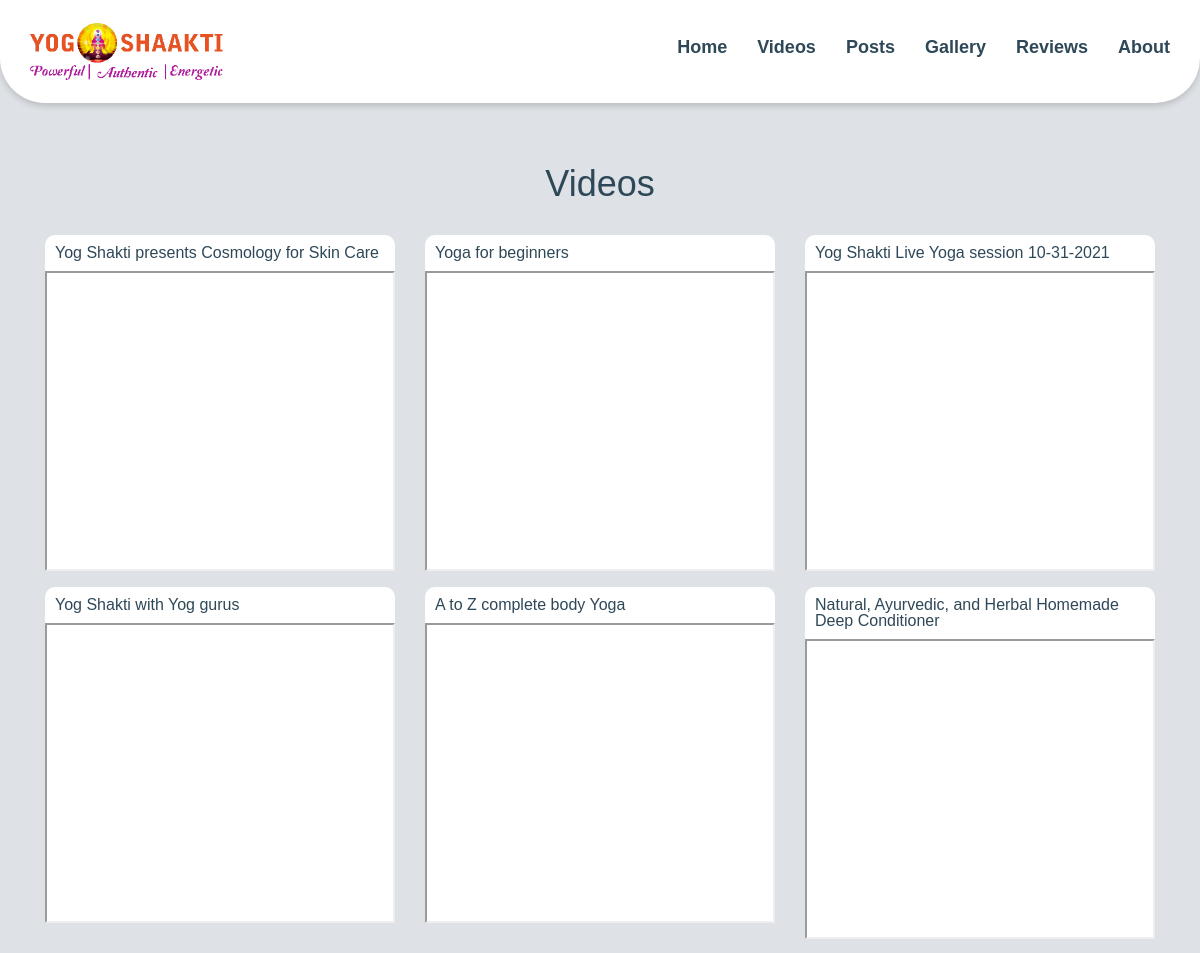
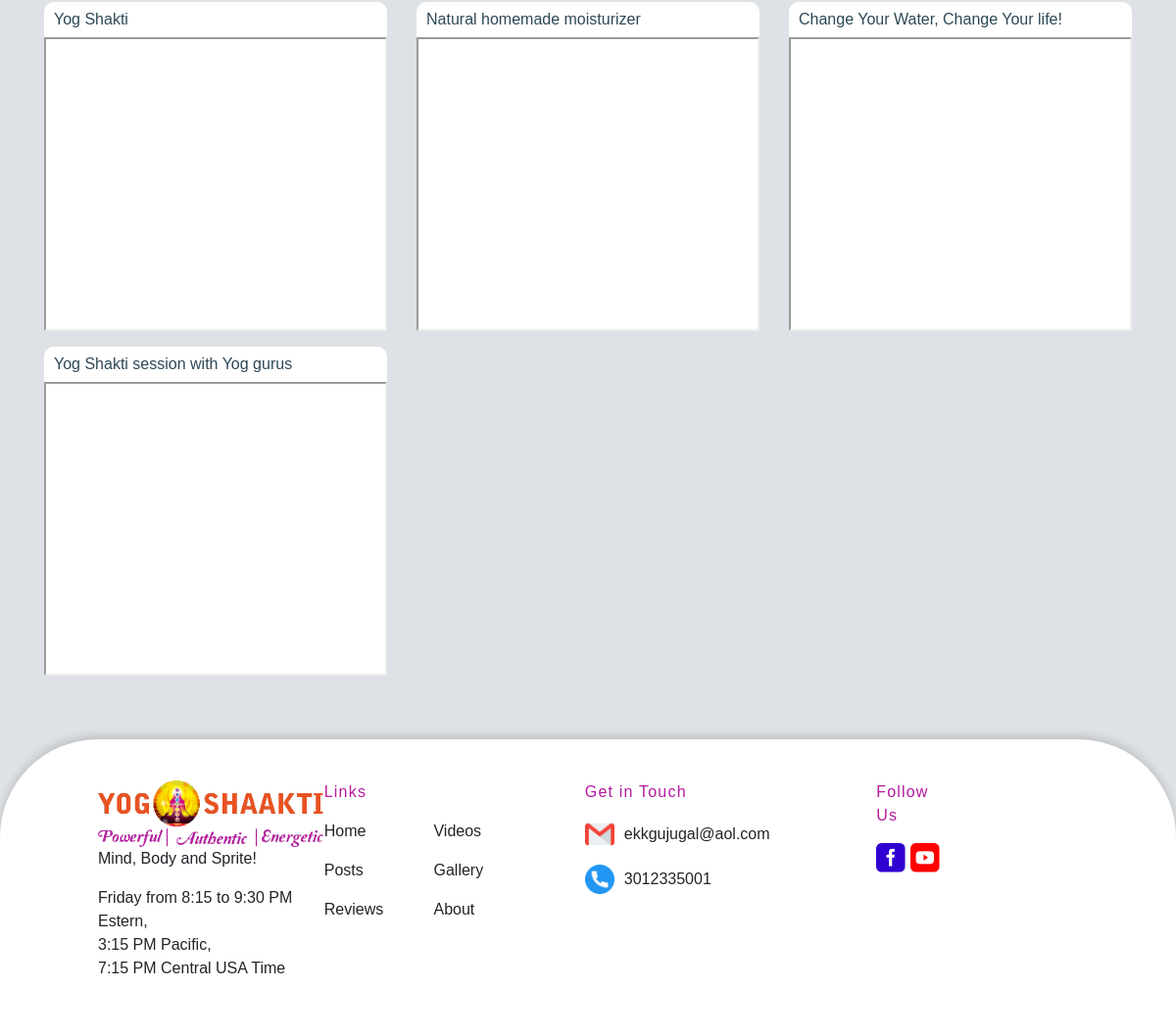
/yoga_videos/, run on the app's committed database (2 pictures, top to bottom).
### home/models.py (models this page shows, shortened)
class UploadVideo(models.Model):
    video_url = models.CharField(max_length=100, null=True, blank=True)
    title = RichTextField()

### home/views.py (the view)
# urls.py: path('yoga_videos/', views.yoga_videos, name="yoga_videos"),
def yoga_videos(request):
    data = UploadVideo.objects.all()
    return render(request, 'Videos.html',{'data' : data})

### templates/Videos.html (shortened to what this page needs)
{% load static %}
<!DOCTYPE html>
<html lang="en" dir="ltr">
<head>
    <link rel="stylesheet" href="https://cdn.jsdelivr.net/npm/bootstrap@4.0.0/dist/css/bootstrap.min.css">
  <link type="text/css" rel="stylesheet" href="{% static 'css/style.css' %}">
</head>
<body class="videos">
  <div id="header">
    <img id="img_h" src="{% static 'assets/images/logo.png' %}" alt="Loading..">
    <div class="header_menu">
      <h3 id="home"><a href="{% url 'home' %}">Home</a></h3>
      <h3 id="video"><a href="{% url 'yoga_videos' %}">Videos</a></h3>
      <h3 id="post"><a href="{% url 'yoga_post' %}">Posts</a></h3>
      <h3 id="gallery"><a href="{% url 'yoga_gallery' %}">Gallery</a></h3>
      <h3 id="review"><a href="{% url 'yoga_review' %}">Reviews</a></h3>
      <h3 id="about"><a href="{% url 'about_us' %}">About</a></h3>
    </div>
  </div>
  <div>
    <h1 id="text1">Videos</h1>
  </div>
   <div class="container">
    <div class="row">
  {% for i in data %}
  <div id="vb1" class="col-lg-4 mb-3">
    <div class="video_box">
    <span id="vt1"> {{ i.title | safe }} </span>
    <iframe width="100%" height="300" src="{{ i.video_url }}"></iframe>
  </div>
  </div>
{% endfor %}
    </div>
  </div>
  <div id="footer">
    <div class="footer_logo">
      <img src="{% static 'assets/images/logo.png' %}" alt="Loading..." id="img_f">
      <p id="text10">Mind, Body and Sprite!</p>
      <p id="text10">Friday from 8:15 to 9:30 PM Estern, <br> 3:15 PM Pacific, <br>
        7:15 PM Central USA Time</p>
    </div>
    <div class="footer_link">
      <p id="links">Links</p>
      <div class="link_list">
        <p id="Home_f"><a href="{% url 'home' %}">Home</a></p>
        <p id="Video_f"><a href="{% url 'yoga_videos' %}">Videos</a></p>
        <p id="post_f"><a href="{% url 'yoga_post' %}">Posts</a></p>
        <p id="gallery_f"><a href="{% url 'yoga_gallery' %}">Gallery</a></p>
        <p id="review_f"><a href="{% url 'yoga_review' %}">Reviews</a></p>
        <p id="about_f"><a href="{% url 'about_us' %}">About</a></p>
      </div>
    </div>
    <div class="footer_link">
      <p id="links">Get in Touch</p>
      <div class="link_list">
        <p id="emailBox">
          <a href="mailto:ekkgujugal@aol.com">
          <img src="{% static 'assets/images/gmail.png' %}" alt="Loading..." id="emailus">
          ekkgujugal@aol.com</a>
        </p>
        <p id="contactBox">
          <img src="{% static 'assets/images/telephone.png' %}" alt="Loading..." id="emailus"> <a href="tel:+3012335001">3012335001</a></p>
      </div>
    </div>
    <div class="footer_social_icon">
      <p id="follow">Follow Us</p>
      <a href="https://www.facebook.com/SejalShahVirmani"><img src="{% static 'assets/images/facebook.png' %}"
          alt="Loading..." id="facebook"></a>
      <a href="https://youtube.com/channel/UCSaQ0GrPfLjuqaG8Hnd5Z0Q"><img src="{% static 'assets/images/Youtube.png' %}"
          alt="Loading..."></a>
    </div>
  </div>
</body>
</html>

### static/css/style.css (style rules this page uses)
body { top: 0px; left: 0px; width: auto; height: auto; margin: 0; background-color: #DEE1E5; font-family: 'Raleway', sans-serif; opacity: 1; }
img#img_h { width: 193px; object-fit: contain; }
#header { display: flex; width: auto; height: 103px; background: #FFFF; box-shadow: 0px 3px 6px #00000029; border-radius: 0px 0px 45px 45px; opacity: 1; justify-content: space-between; padding: 0 30px; }
.header_menu { display: flex; align-items: center; gap: 30px; }
.header_menu h3 { font-size: 18px; letter-spacing: 0px; color: #2E4858; cursor: pointer; }
.header_menu h3 a { font-size: 18px; letter-spacing: 0px; color: #2E4858; font-weight: bold; }
a { color: inherit; text-decoration: none; }
#text1 { font-size: 18px; color: #3d3d3d; text-align: center; margin: 0 15px; }
.footer_social_icon a img { width: 30px; height: 30px; object-fit: contain; }
#footer { margin-top: 49px; padding-top: 42px; left: 0px; width: auto; height: 302px; background: var(--unnamed-color-ffffff) 0% 0% no-repeat padding-box; background: #FFFFFF 0% 0% no-repeat padding-box; box-shadow: 0px -3px 10px #00000029; border-radius: 100px 100px 0px 0px; display: flex; justify-content: space-between; }
#emailBox a, #contactBox { display: flex; align-items: center; }
#emailBox a img, #contactBox img { height: 30px; width: 30px; margin-right: 10px; }
#img_f { margin-left: 100px; width: 230px; opacity: 1; }
.link_list { display: flex; flex-wrap: wrap; }
.link_list p { flex: 0 0 42%; }
.footer_social_icon { margin-right: 230px; }
#follow { text-align: left; letter-spacing: 1.2px; color: #B5189F; opacity: 1; }
p#text10 { margin-left: 100px; }
#links { text-align: left; letter-spacing: 1.2px; color: #B5189F; opacity: 1; }
.videos h1#text1 { text-align: center; line-height: normal; font-size: 36px; margin-bottom: 30px; color: #2E4858; margin-top: 60px; }
.video_box { background-color: #fff; height: fit-content; line-height: 0; border-radius: 10px 10px 0 0 !important; }
.video_box span#vt1 p, .video_box span#vt1 h1 { font-size: 16px !important; line-height: 16px; margin: 0; }
span#vt1 { padding: 10px; font-weight: normal; font-size: 18px; display: block; color: #2E4858; }
span#vt1 p { margin: 0; padding: 0; font-weight: normal; font-size: 18px; display: block; color: #2E4858; }

### data on the page
UploadVideo: title "Yog Shakti presents Cosmology for Skin Care"
UploadVideo: title "Yoga for beginners"
UploadVideo: title "Yog Shakti Live Yoga session 10-31-2021"
UploadVideo: title "Yog Shakti with Yog gurus"
UploadVideo: title "A to Z complete body Yoga"
UploadVideo: title "Natural, Ayurvedic, and Herbal Homemade Deep Conditioner"
UploadVideo: title "Yog Shakti"
UploadVideo: title "Natural homemade moisturizer"
UploadVideo: title "Change Your Water, Change Your life!"
UploadVideo: title "Yog Shakti session with Yog gurus"
